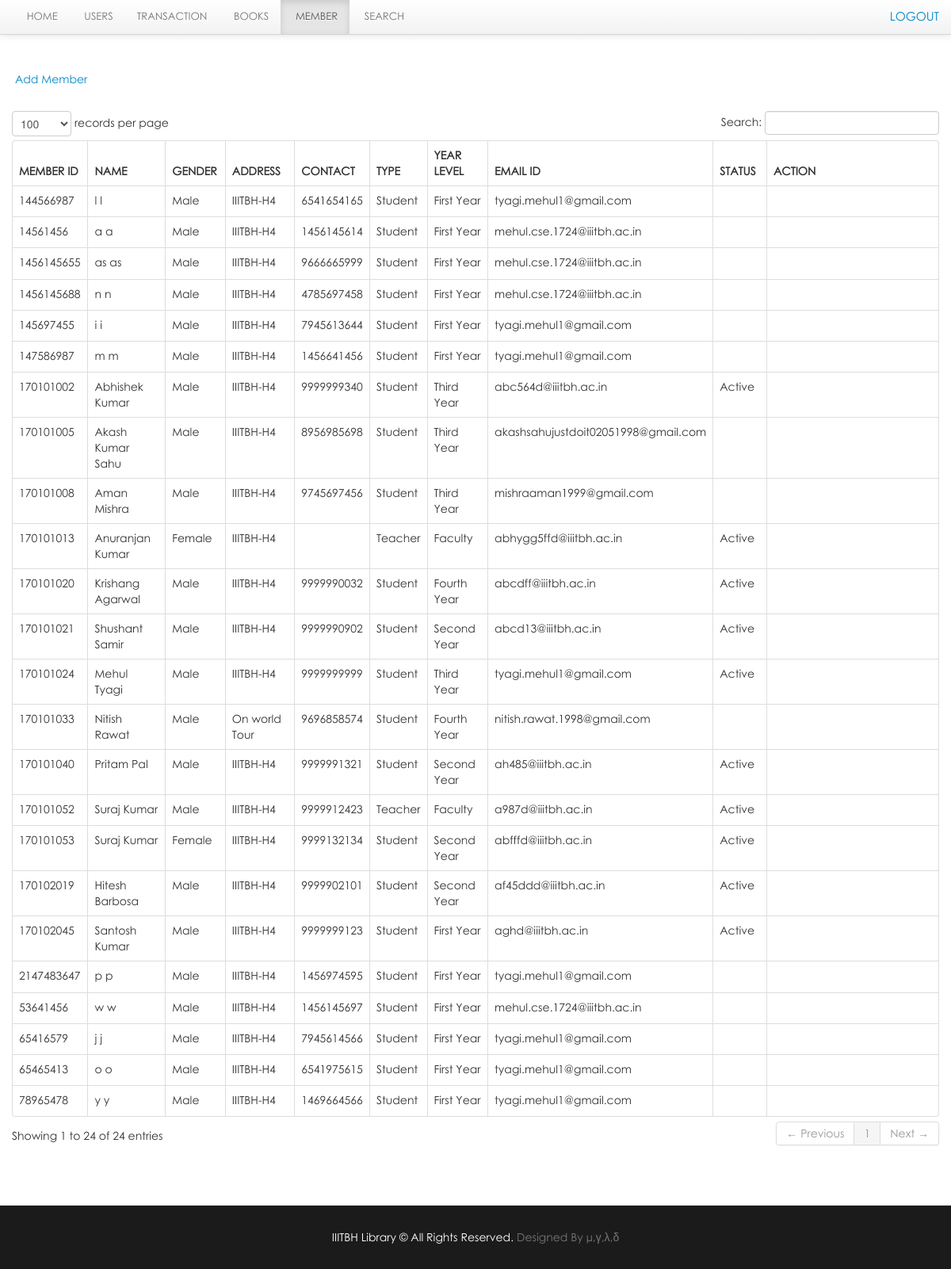
Screenshot of /lms/librarian/member.php (signed in) with the database file from the repository.
### tables this page shows
CREATE TABLE `member` (
  `member_id` int(11) NOT NULL,
  `password` varchar(50) NOT NULL,
  `firstname` varchar(100) NOT NULL,
  `lastname` varchar(100) NOT NULL,
  `gender` varchar(10) NOT NULL,
  `address` varchar(100) NOT NULL,
  `contact` varchar(100) NOT NULL,
  `type` varchar(100) NOT NULL,
  `year_level` varchar(100) NOT NULL,
  `email_id` varchar(100) NOT NULL,
  `verified` int(1) NOT NULL DEFAULT 0,
  `vkey` varchar(99) NOT NULL,
  `status` varchar(100) NOT NULL
);

### lms/librarian/member.php (the view, shortened to what this page needs)
<?php include('header.php'); ?>
<?php include('navbar_member.php'); ?>
    <div class="container">
		<div class="margin-top">
			<div class="row">
			<div class="span12">
			   <br><br>
                            <table cellpadding="0" cellspacing="0" border="0" class="table  table-bordered" id="example">
								<p><a href="add_member.php" class="btn-default">&nbsp;Add Member</a></p>
								<br>
                                <thead>
                                    <tr>
										<th>Member ID</th>
                                        <th>Name</th>
                                        <th>Gender</th>
										<th>Address</th>
										<th>Contact</th>
										<th>Type</th>
										<th>Year level</th>
										<th>Email ID</th>
										<th>Status</th>
										<th>Action</th>
                                    </tr>
                                </thead>
                                <tbody>
                                  <?php  $user_query=mysqli_query($con,"select * from member")or die(mysql_error());
									while($row=mysqli_fetch_array($user_query)){
									$id=$row['member_id'];  ?>
									<tr class="del<?php echo $id ?>">
									<td><?php echo $row['member_id']; ?> </td>
                                    <td><?php echo $row['firstname']." ".$row['lastname']; ?></td>
                                    <td><?php echo $row['gender']; ?> </td>
                                    <td><?php echo $row['address']; ?> </td>
                                    <td><?php echo $row['contact']; ?></td>
									<td><?php echo $row['type']; ?></td>
									<td><?php echo $row['year_level']; ?></td>
									<td><?php echo $row['email_id']; ?></td>
									<td><?php echo $row['status']; ?></td>
                                    <td width="100">
									<div class="span2">
                                        <a rel="tooltip"  title="Delete" id="<?php echo $id; ?>" href="#delete_student<?php echo $id; ?>" data-toggle="modal"    class="btn-default"><i class="icon-trash icon-large"></i></a>
										<div class="span1">
										<a  rel="tooltip"  title="Edit" id="<?php echo $id; ?>" href="edit_member.php<?php echo '?id='.$id; ?>" class="btn-default"><i class="icon-pencil icon-large"></i></a>
										</div></div>
                                    </td>
                                    </tr>
									<?php  }  ?>
                                </tbody>
                            </table>
			</div>
			</div>
		</div>
    </div>
<?php include('footer.php') ?>

### lms/css/docs.css (style rules this page uses)
body { font-family:'TR Century Gothic',Helvetica,Arial,sans-serif !important; }
th { text-transform:uppercase; }
.margin-top { margin-top:50px; }
body { background: url(../img/grid_noise.png); position: relative; }

### lms/css/print.css (style rules this page uses)
th { text-align:left; }
td { text-align:left; border-top:1px solid; padding:2px; }
body { font-family:arial; font-size:13px; }

### rows the page displays
member: member_id "14561456", firstname "a", lastname "a", gender "Male", address "IIITBH-H4", contact "1456145614", type "Student", year_level "First Year", email "mehul.cse.1724@iiitbh.ac.in"
member: member_id "53641456", firstname "w", lastname "w", gender "Male", address "IIITBH-H4", contact "1456145697", type "Student", year_level "First Year", email "mehul.cse.1724@iiitbh.ac.in"
member: member_id "65416579", firstname "j", lastname "j", gender "Male", address "IIITBH-H4", contact "7945614566", type "Student", year_level "First Year", email "tyagi.mehul1@gmail.com"
member: member_id "65465413", firstname "o", lastname "o", gender "Male", address "IIITBH-H4", contact "6541975615", type "Student", year_level "First Year", email "tyagi.mehul1@gmail.com"
member: member_id "78965478", firstname "y", lastname "y", gender "Male", address "IIITBH-H4", contact "1469664566", type "Student", year_level "First Year", email "tyagi.mehul1@gmail.com"
member: member_id "144566987", firstname "l", lastname "l", gender "Male", address "IIITBH-H4", contact "6541654165", type "Student", year_level "First Year", email "tyagi.mehul1@gmail.com"
member: member_id "145697455", firstname "i", lastname "i", gender "Male", address "IIITBH-H4", contact "7945613644", type "Student", year_level "First Year", email "tyagi.mehul1@gmail.com"
member: member_id "147586987", firstname "m", lastname "m", gender "Male", address "IIITBH-H4", contact "1456641456", type "Student", year_level "First Year", email "tyagi.mehul1@gmail.com"
member: member_id "170101002", firstname "Abhishek", lastname "Kumar", gender "Male", address "IIITBH-H4", contact "9999999340", type "Student", year_level "Third Year", email "abc564d@iiitbh.ac.in", status "Active"
member: member_id "170101005", firstname "Akash Kumar", lastname "Sahu", gender "Male", address "IIITBH-H4", contact "8956985698", type "Student", year_level "Third Year", email "akashsahujustdoit02051998@gmail.com"
member: member_id "170101008", firstname "Aman", lastname "Mishra", gender "Male", address "IIITBH-H4", contact "9745697456", type "Student", year_level "Third Year", email "mishraaman1999@gmail.com"
member: member_id "170101013", firstname "Anuranjan", lastname "Kumar", gender "Female", address "IIITBH-H4", type "Teacher", year_level "Faculty", email "abhygg5ffd@iiitbh.ac.in", status "Active"
member: member_id "170101020", firstname "Krishang", lastname "Agarwal", gender "Male", address "IIITBH-H4", contact "9999990032", type "Student", year_level "Fourth Year", email "abcdff@iiitbh.ac.in", status "Active"
member: member_id "170101021", firstname "Shushant", lastname "Samir", gender "Male", address "IIITBH-H4", contact "9999990902", type "Student", year_level "Second Year", email "abcd13@iiitbh.ac.in", status "Active"
member: member_id "170101024", firstname "Mehul", lastname "Tyagi", gender "Male", address "IIITBH-H4", contact "9999999999", type "Student", year_level "Third Year", email "tyagi.mehul1@gmail.com", status "Active"
member: member_id "170101033", firstname "Nitish", lastname "Rawat", gender "Male", address "On world Tour", contact "9696858574", type "Student", year_level "Fourth Year", email "nitish.rawat.1998@gmail.com"
member: member_id "170101040", firstname "Pritam", lastname "Pal", gender "Male", address "IIITBH-H4", contact "9999991321", type "Student", year_level "Second Year", email "ah485@iiitbh.ac.in", status "Active"
member: member_id "170101052", firstname "Suraj", lastname "Kumar", gender "Male", address "IIITBH-H4", contact "9999912423", type "Teacher", year_level "Faculty", email "a987d@iiitbh.ac.in", status "Active"
member: member_id "170101053", firstname "Suraj", lastname "Kumar", gender "Female", address "IIITBH-H4", contact "9999132134", type "Student", year_level "Second Year", email "abfffd@iiitbh.ac.in", status "Active"
member: member_id "170102019", firstname "Hitesh", lastname "Barbosa", gender "Male", address "IIITBH-H4", contact "9999902101", type "Student", year_level "Second Year", email "af45ddd@iiitbh.ac.in", status "Active"
member: member_id "170102045", firstname "Santosh", lastname "Kumar", gender "Male", address "IIITBH-H4", contact "9999999123", type "Student", year_level "First Year", email "aghd@iiitbh.ac.in", status "Active"
member: member_id "1456145655", firstname "as", lastname "as", gender "Male", address "IIITBH-H4", contact "9666665999", type "Student", year_level "First Year", email "mehul.cse.1724@iiitbh.ac.in"
member: member_id "1456145688", firstname "n", lastname "n", gender "Male", address "IIITBH-H4", contact "4785697458", type "Student", year_level "First Year", email "mehul.cse.1724@iiitbh.ac.in"
member: member_id "2147483647", firstname "p", lastname "p", gender "Male", address "IIITBH-H4", contact "1456974595", type "Student", year_level "First Year", email "tyagi.mehul1@gmail.com"
